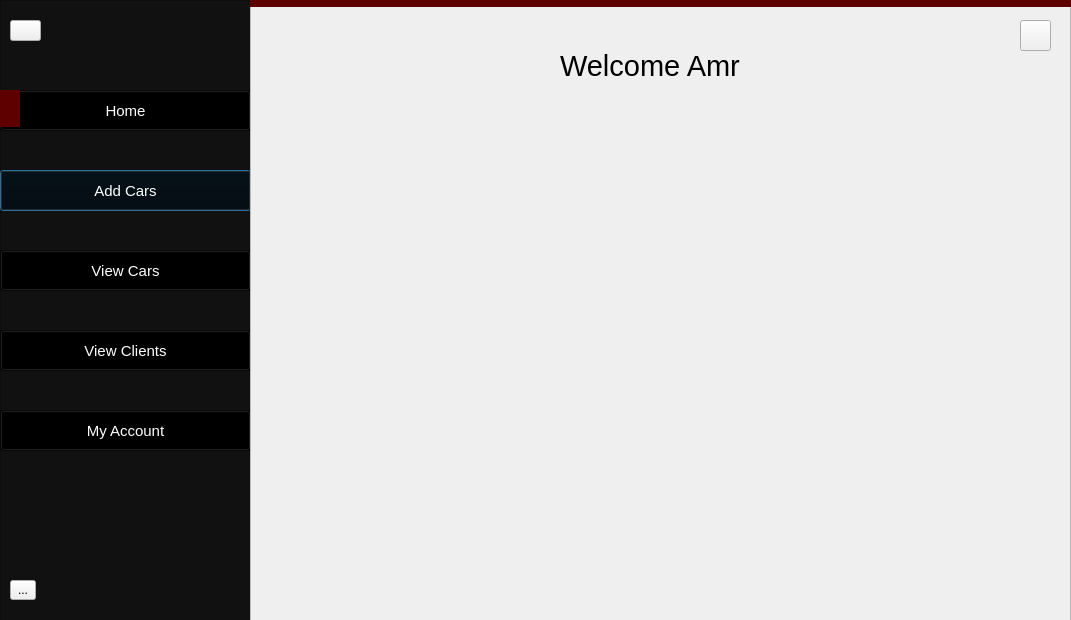
<?xml version="1.0" encoding="UTF-8"?>
<ui version="4.0">
 <class>CentralAdmin</class>
 <widget class="QDialog" name="CentralAdmin">
  <property name="geometry">
   <rect>
    <x>0</x>
    <y>0</y>
    <width>1071</width>
    <height>620</height>
   </rect>
  </property>
  <property name="windowTitle">
   <string>Dialog</string>
  </property>
  <property name="styleSheet">
   <string notr="true"/>
  </property>
  <widget class="QFrame" name="frame">
   <property name="geometry">
    <rect>
     <x>0</x>
     <y>0</y>
     <width>251</width>
     <height>621</height>
    </rect>
   </property>
   <property name="styleSheet">
    <string notr="true">QFrame#frame
{
background:#111;
}

QPushButton
{
        font-size:15px;
        background:transparent;
        color:#ffffff;
}

QPushButton#HomeButton:hover, QPushButton#AddCars:hover,  QPushButton#EditCars:hover, QPushButton#MyAccount:hover, QPushButton#ViewClients:hover
{
        font-size:15px;
        background:#222;
        color:#ffffff;
        border-radius:50px;
}

QToolButton
{

}</string>
   </property>
   <property name="frameShape">
    <enum>QFrame::StyledPanel</enum>
   </property>
   <property name="frameShadow">
    <enum>QFrame::Raised</enum>
   </property>
   <widget class="QLabel" name="label">
    <property name="geometry">
     <rect>
      <x>0</x>
      <y>90</y>
      <width>20</width>
      <height>37</height>
     </rect>
    </property>
    <property name="styleSheet">
     <string notr="true">background:#5F0000;</string>
    </property>
    <property name="text">
     <string/>
    </property>
   </widget>
   <widget class="QPushButton" name="AddCars">
    <property name="geometry">
     <rect>
      <x>0</x>
      <y>170</y>
      <width>251</width>
      <height>41</height>
     </rect>
    </property>
    <property name="text">
     <string>Add Cars</string>
    </property>
   </widget>
   <widget class="QPushButton" name="EditCars">
    <property name="geometry">
     <rect>
      <x>0</x>
      <y>250</y>
      <width>251</width>
      <height>41</height>
     </rect>
    </property>
    <property name="text">
     <string>View Cars</string>
    </property>
   </widget>
   <widget class="QToolButton" name="toolButton">
    <property name="geometry">
     <rect>
      <x>10</x>
      <y>580</y>
      <width>26</width>
      <height>20</height>
     </rect>
    </property>
    <property name="text">
     <string>...</string>
    </property>
   </widget>
   <widget class="QToolButton" name="toolButton_2">
    <property name="geometry">
     <rect>
      <x>10</x>
      <y>20</y>
      <width>31</width>
      <height>21</height>
     </rect>
    </property>
    <property name="styleSheet">
     <string notr="true">border-image:url(L:/UNI/Projects/Project one/Grind/Project/QT/data/icons/home.png)0 0 0 0 stretch stretch;</string>
    </property>
    <property name="text">
     <string/>
    </property>
   </widget>
   <widget class="QLabel" name="label_3">
    <property name="geometry">
     <rect>
      <x>20</x>
      <y>90</y>
      <width>41</width>
      <height>31</height>
     </rect>
    </property>
    <property name="text">
     <string/>
    </property>
   </widget>
   <widget class="QPushButton" name="HomeButton">
    <property name="geometry">
     <rect>
      <x>0</x>
      <y>90</y>
      <width>251</width>
      <height>41</height>
     </rect>
    </property>
    <property name="text">
     <string>Home</string>
    </property>
   </widget>
   <widget class="QPushButton" name="MyAccount">
    <property name="geometry">
     <rect>
      <x>0</x>
      <y>410</y>
      <width>251</width>
      <height>41</height>
     </rect>
    </property>
    <property name="text">
     <string>My Account</string>
    </property>
   </widget>
   <widget class="QPushButton" name="ViewClients">
    <property name="geometry">
     <rect>
      <x>0</x>
      <y>330</y>
      <width>251</width>
      <height>41</height>
     </rect>
    </property>
    <property name="text">
     <string>View Clients</string>
    </property>
   </widget>
   <zorder>AddCars</zorder>
   <zorder>EditCars</zorder>
   <zorder>toolButton</zorder>
   <zorder>toolButton_2</zorder>
   <zorder>HomeButton</zorder>
   <zorder>label</zorder>
   <zorder>label_3</zorder>
   <zorder>MyAccount</zorder>
   <zorder>ViewClients</zorder>
  </widget>
  <widget class="QFrame" name="frame_2">
   <property name="geometry">
    <rect>
     <x>250</x>
     <y>0</y>
     <width>821</width>
     <height>621</height>
    </rect>
   </property>
   <property name="styleSheet">
    <string notr="true"/>
   </property>
   <property name="frameShape">
    <enum>QFrame::StyledPanel</enum>
   </property>
   <property name="frameShadow">
    <enum>QFrame::Raised</enum>
   </property>
   <widget class="QLabel" name="label_2">
    <property name="geometry">
     <rect>
      <x>-20</x>
      <y>0</y>
      <width>841</width>
      <height>7</height>
     </rect>
    </property>
    <property name="styleSheet">
     <string notr="true">background:#5F0000;</string>
    </property>
    <property name="text">
     <string/>
    </property>
   </widget>
   <widget class="QPushButton" name="Close">
    <property name="geometry">
     <rect>
      <x>770</x>
      <y>20</y>
      <width>31</width>
      <height>31</height>
     </rect>
    </property>
    <property name="styleSheet">
     <string notr="true">
QPushButton
{
        border-image:url(L:/UNI/Projects/Project one/Grind/Project/QT/data/icons/cancel.png);

}

QPushButton:hover
{
        background:#5F0000;
        border-radius:15px;
}
</string>
    </property>
    <property name="text">
     <string/>
    </property>
   </widget>
   <widget class="QLabel" name="label_4">
    <property name="geometry">
     <rect>
      <x>-20</x>
      <y>-47</y>
      <width>261</width>
      <height>241</height>
     </rect>
    </property>
    <property name="text">
     <string/>
    </property>
   </widget>
   <widget class="QLabel" name="WelcomeLbl">
    <property name="geometry">
     <rect>
      <x>310</x>
      <y>30</y>
      <width>411</width>
      <height>71</height>
     </rect>
    </property>
    <property name="styleSheet">
     <string notr="true">font-size:29px;
color:black;</string>
    </property>
    <property name="text">
     <string>Welcome Amr</string>
    </property>
   </widget>
  </widget>
 </widget>
 <resources/>
 <connections/>
</ui>
